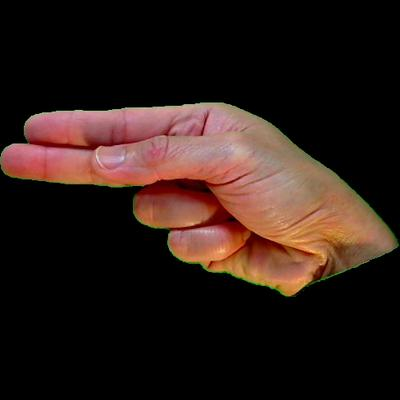
#> input picture data/h/hand1_h_bot_seg_1_cropped.jpeg, 400 x 400 px, found by its file name; its folder holds 4 pictures in this run
$ python image_to_heatmap.py
#> lines starting #> are read from the running program, lines starting #| are printed output that depends on the picture
import os
from PIL import Image
import numpy as np
import random


letter = "h"
folder_path = letter

output_file = "output_" + letter+ ".txt"
indx = 0
with open(output_file, "w") as f:
    for filename in os.listdir(folder_path):
        if filename.endswith(".jpeg"):
            img_path = os.path.join(folder_path, filename)
            # converts to grayscale
            img = Image.open(img_path).convert("L")
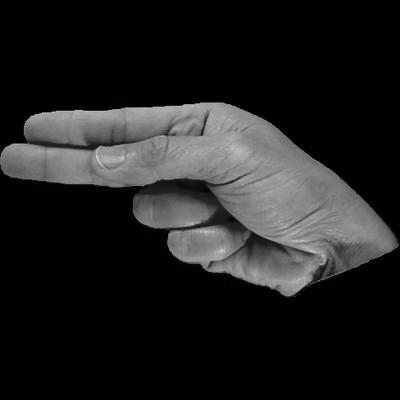
#> img: PIL image 400x400 L; min 0, max 215, mean 32.1
            # randomly rotates each image
            if (indx + 1) % 4 ==0:
                angle = random.uniform(-5, 5)
                img = img.rotate(angle, fillcolor=255)
            # upscaling/downscaling to 6x6, using lanczos
            img_resized = img.resize((6,6), Image.Resampling.LANCZOS)
            grayscale = np.array(img_resized)
#> grayscale = [[0, 0, 0, 0, 0, 1], [33, 52, 64, 60, 0, 0], [79, 107, 119, 145, 104, 17], [0, 0, 56, 103, 141, 87], [1, 0, 2, 27, 33, 5], [0, 0, 0, 0, 0, 0]]
            inverted = 255 - grayscale
#> inverted = [[255, 255, 255, 255, 255, 254], [222, 203, 191, 195, 255, 255], [176, 148, 136, 110, 151, 238], [255, 255, 199, 152, 114, 168], [254, 255, 253, 228, 222, 250], [255, 255, 255, 255, 255, 255]]

            if (indx+1)%4 == 0:
                mask = np.random.rand(*inverted.shape) < 0.07
                inverted[mask] = 255

            flat = inverted.flatten()
#> flat = 36 values, max 255 at index 0, min 110 at index 15, mean 220.7

            flat_str = ",".join(map(str, flat))

            f.write(f"{flat_str},{letter}\n")
        indx+=1
#> pass 2 of the loop `for filename in os.listdir(folder_path):`:
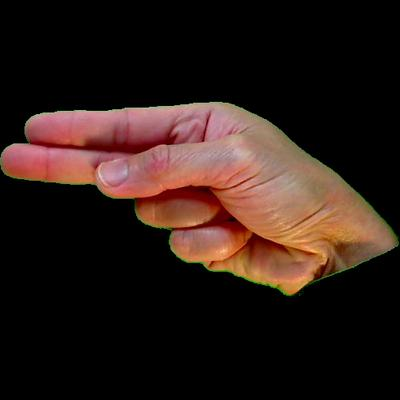
#> input picture data/h/hand1_h_bot_seg_2_cropped.jpeg, 400 x 400 px, found by its file name
#> `img = Image.open(img_path).convert("L")`:
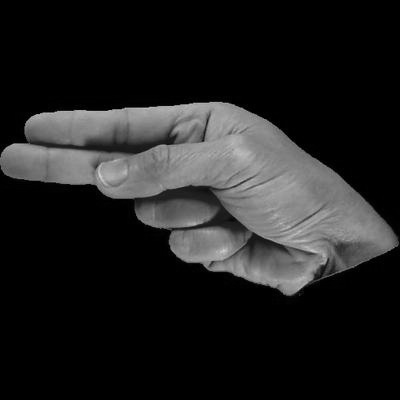
#> img: PIL image 400x400 L; min 0, max 208, mean 32.3
#> grayscale = [[0, 0, 0, 0, 0, 1], [33, 49, 56, 61, 0, 0], [81, 108, 121, 149, 105, 18], [0, 4, 57, 103, 142, 87], [1, 0, 1, 26, 32, 4], [0, 0, 0, 0, 0, 0]]
#> inverted = [[255, 255, 255, 255, 255, 254], [222, 206, 199, 194, 255, 255], [174, 147, 134, 106, 150, 237], [255, 251, 198, 152, 113, 168], [254, 255, 254, 229, 223, 251], [255, 255, 255, 255, 255, 255]]
#> flat = 36 values, max 255 at index 0, min 106 at index 15, mean 220.6
#> pass 3 of the loop `for filename in os.listdir(folder_path):`:
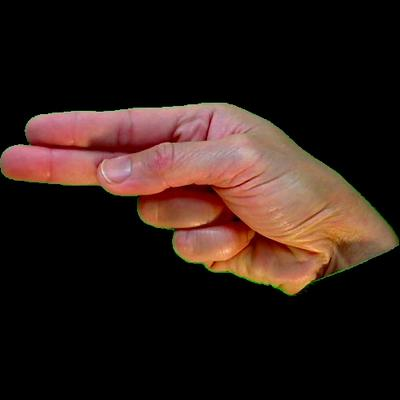
#> input picture data/h/hand1_h_bot_seg_3_cropped.jpeg, 400 x 400 px, found by its file name
#> `img = Image.open(img_path).convert("L")`:
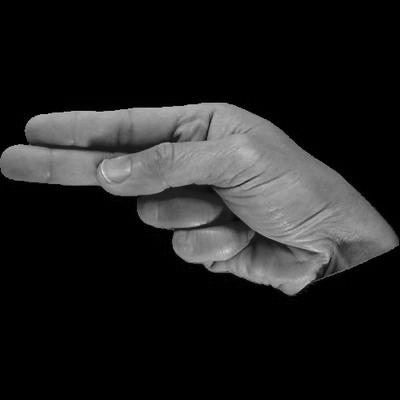
#> img: PIL image 400x400 L; min 0, max 221, mean 32.2
#> grayscale = [[0, 0, 0, 0, 0, 1], [31, 49, 56, 61, 0, 0], [83, 108, 121, 147, 107, 19], [0, 1, 54, 103, 141, 89], [1, 0, 1, 27, 32, 4], [0, 0, 0, 0, 0, 0]]
#> inverted = [[255, 255, 255, 255, 255, 254], [224, 206, 199, 194, 255, 255], [172, 147, 134, 108, 148, 236], [255, 254, 201, 152, 114, 166], [254, 255, 254, 228, 223, 251], [255, 255, 255, 255, 255, 255]]
#> flat = 36 values, max 255 at index 0, min 108 at index 15, mean 220.7
#> the loop made 4 passes; the first 3 are shown
